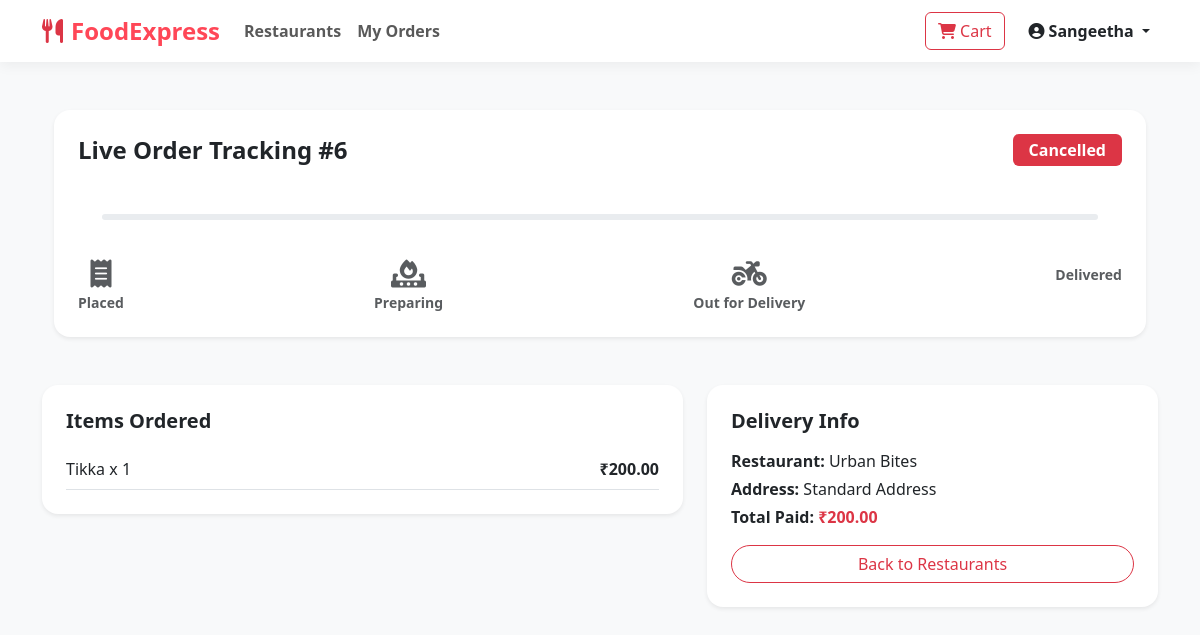
/orders/detail/6/ (signed in), run on the app's committed database.
### orders/models.py (models this page shows, shortened)
class Order(models.Model):
    STATUS_CHOICES = (
        ('Pending', 'Pending'),
        ('Accepted', 'Accepted by Restaurant'),
        ('Preparing', 'Preparing Food'),
        ('Out for Delivery', 'Out for Delivery'),
        ('Delivered', 'Delivered'),
        ('Cancelled', 'Cancelled'),
    )
    user = models.ForeignKey(User, on_delete=models.CASCADE, related_name='orders')
    restaurant = models.ForeignKey(Restaurant, on_delete=models.CASCADE)
    delivery_partner = models.ForeignKey(User, on_delete=models.SET_NULL, null=True, blank=True, related_name='deliveries')
    total_amount = models.DecimalField(max_digits=10, decimal_places=2)
    delivery_address = models.TextField()
    status = models.CharField(max_length=30, choices=STATUS_CHOICES, default='Pending')
    created_at = models.DateTimeField(auto_now_add=True)
    declined_by = models.ManyToManyField(User, related_name='declined_orders', blank=True)

class OrderItem(models.Model):
    order = models.ForeignKey(Order, on_delete=models.CASCADE, related_name='items')
    food_item = models.ForeignKey(FoodItem, on_delete=models.CASCADE)
    quantity = models.PositiveIntegerField()
    price = models.DecimalField(max_digits=8, decimal_places=2)

### restaurants/models.py (models this page shows, shortened)
class FoodItem(models.Model):
    restaurant = models.ForeignKey(Restaurant, on_delete=models.CASCADE, related_name='food_items')
    category = models.ForeignKey(Category, on_delete=models.SET_NULL, null=True, blank=True)
    name = models.CharField(max_length=200)
    description = models.TextField()
    price = models.DecimalField(max_digits=8, decimal_places=2)
    image = models.ImageField(upload_to='food_items/', blank=True, null=True)
    is_available = models.BooleanField(default=True)
    is_veg = models.BooleanField(default=True)

class Restaurant(models.Model):
    owner = models.ForeignKey(User, on_delete=models.CASCADE, related_name='restaurants')
    name = models.CharField(max_length=200)
    description = models.TextField()
    address = models.TextField()
    phone = models.CharField(max_length=15)
    image = models.ImageField(upload_to='restaurants/', blank=True, null=True)
    is_active = models.BooleanField(default=True)
    created_at = models.DateTimeField(auto_now_add=True)

### orders/views.py (the view)
# urls.py: path('detail/<int:order_id>/', views.order_detail, name='order_detail'),
@login_required
def order_detail(request, order_id):
    order = get_object_or_404(Order, id=order_id, user=request.user)
    return render(request, 'orders/order_detail.html', {'order': order})

### orders/templates/orders/order_detail.html (shortened to what this page needs)
{% extends 'base.html' %}
{% block content %}
<div class="container py-4">
    <div class="card border-0 shadow-sm rounded-4 p-4 mb-4">
        <div class="d-flex justify-content-between align-items-center mb-4">
            <h4 class="fw-bold mb-0">Live Order Tracking #{{ order.id }}</h4>
            <span class="badge bg-danger fs-6 px-3 py-2">{{ order.status }}</span>
        </div>
        <div class="position-relative m-4">
            <div class="progress" style="height: 6px;">
                </div>
            </div>
            <div class="d-flex justify-content-between mt-3 text-center fw-semibold small">
                <div class="{% if order.status == 'Pending' or order.status == 'Preparing' or order.status == 'Out for Delivery' or order.status == 'Delivered' %}text-danger{% else %}text-muted{% endif %}">
                    <i class="fa-solid fa-receipt fa-2x d-block mb-1"></i>Placed
                </div>
                <div class="{% if order.status == 'Preparing' or order.status == 'Out for Delivery' or order.status == 'Delivered' %}text-danger{% else %}text-muted{% endif %}">
                    <i class="fa-solid fa-fire-burner fa-2x d-block mb-1"></i>Preparing
                </div>
                <div class="{% if order.status == 'Out for Delivery' or order.status == 'Delivered' %}text-danger{% else %}text-muted{% endif %}">
                    <i class="fa-solid fa-motorcycle fa-2x d-block mb-1"></i>Out for Delivery
                </div>
                <div class="{% if order.status == 'Delivered' %}text-success{% else %}text-muted{% endif %}">
                    Delivered
                </div>
            </div>
        </div>
    </div>
    <div class="row g-4">
        <div class="col-md-7">
            <div class="card border-0 shadow-sm rounded-4 p-4">
                <h5 class="fw-bold mb-3">Items Ordered</h5>
                {% for item in order.items.all %}
                <div class="d-flex justify-content-between border-bottom py-2">
                    <span>{{ item.food_item.name }} x {{ item.quantity }}</span>
                    <span class="fw-bold">₹{{ item.price }}</span>
                </div>
                {% endfor %}
            </div>
        </div>
        <div class="col-md-5">
            <div class="card border-0 shadow-sm rounded-4 p-4">
                <h5 class="fw-bold mb-3">Delivery Info</h5>
                <p class="mb-1"><strong>Restaurant:</strong> {{ order.restaurant.name }}</p>
                <p class="mb-1"><strong>Address:</strong> {{ order.delivery_address }}</p>
                <p class="mb-3"><strong>Total Paid:</strong> <span class="text-danger fw-bold">₹{{ order.total_amount }}</span></p>
                <a href="{% url 'home' %}" class="btn btn-outline-danger w-100 rounded-pill">Back to Restaurants</a>
            </div>
        </div>
    </div>
</div>
{% endblock %}

### templates/base.html (shortened to what this page needs)
<!DOCTYPE html>
<html lang="en">
<head>
    <link href="https://cdn.jsdelivr.net/npm/bootstrap@5.3.0/dist/css/bootstrap.min.css" rel="stylesheet">
    <link rel="stylesheet" href="https://cdnjs.cloudflare.com/ajax/libs/font-awesome/6.4.0/css/all.min.css">
</head>
<body>
    <nav class="navbar navbar-expand-lg navbar-custom sticky-top">
        <div class="container">
            <a class="navbar-brand" href="{% url 'home' %}">
                <i class="fa-solid fa-utensils text-danger me-2"></i>FoodExpress
            </a>
            <div class="collapse navbar-collapse" id="navbarNav">
                <ul class="navbar-nav me-auto">
                    <li class="nav-item">
                        <a class="nav-link fw-semibold" href="{% url 'home' %}">Restaurants</a>
                    </li>
                    {% if user.is_authenticated %}
                        <li class="nav-item">
                            <a class="nav-link fw-semibold" href="{% url 'order_history' %}">My Orders</a>
                        </li>
                    {% endif %}
                </ul>
                <ul class="navbar-nav ms-auto align-items-center gap-2">
                    {% if user.is_authenticated %}
                        <li class="nav-item">
                            <a href="{% url 'view_cart' %}" class="btn btn-outline-danger position-relative me-2">
                                <i class="fa-solid fa-cart-shopping"></i> Cart
                            </a>
                        </li>
                        <li class="nav-item dropdown">
                            <a class="nav-link dropdown-toggle fw-bold text-dark" href="#" id="userDrop" data-bs-toggle="dropdown">
                                <i class="fa-solid fa-user-circle me-1"></i>{{ user.username }}
                            </a>
                        </li>
                    {% endif %}
                </ul>
            </div>
        </div>
    </nav>
    <main class="py-4">
        <div class="container">
            {% block content %}{% endblock %}
    </main>
</body>
</html>

### templates/base.html (style rules this page uses)
:root { --primary-color: #ff4757; --secondary-color: #2ed573; --dark-color: #2f3542; --light-bg: #f8f9fa; }
body { background-color: var(--light-bg); font-family: 'Segoe UI', Tahoma, Geneva, Verdana, sans-serif; }
.navbar-custom { background-color: #ffffff; box-shadow: 0 4px 12px rgba(0,0,0,0.05); }
.navbar-brand { font-weight: 700; color: var(--primary-color) !important; font-size: 1.5rem; }

### data on the page
Order: id "6", status "Cancelled", restaurant.name "Urban Bites", delivery_address "Standard Address", total_amount "200.00"
OrderItem: food_item.name "Tikka", quantity "1", price "200.00"

### other printed values
{{ user.username }} "Sangeetha"
